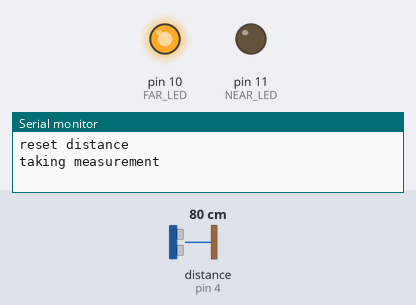
The sketch below on a simulated Arduino Uno, built with avr-gcc and run on an emulated ATmega328P. On the bench: output pins drawn as LEDs (lit = HIGH), the last lines printed to the serial monitor. Wiring (inferred from the names in the program): ultrasonic range finder: trigger pin 2; echo pin 4. The inputs (shaded band) are chosen by the test bench; at power-on: distance to the obstacle (sensor on pin 4) 80 cm. The echo pulse lasts 58.3 µs per cm; pins used as bus, display or sensor lines are not drawn.

Above: at 4.8 s.
4.9 s: distance to the obstacle (sensor on pin 4) set to 23 cm
6.4 s: distance to the obstacle (sensor on pin 4) set to 19 cm
At 7.4 s:
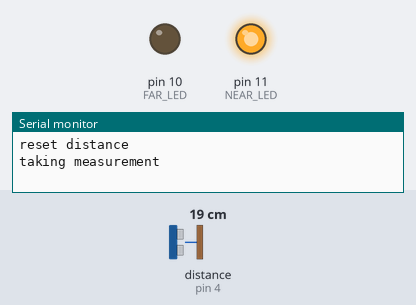
8.0 s: distance to the obstacle (sensor on pin 4) set to 35 cm
At 9.2 s:
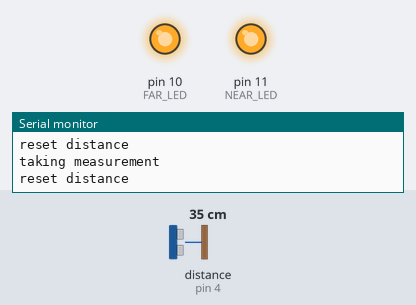
11.2 s: distance to the obstacle (sensor on pin 4) set to 2 cm
At 13.5 s:
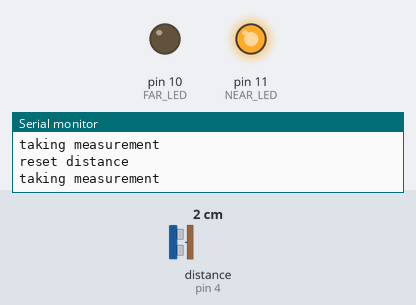
Timing chart, 0 to 15.0 s (numbered marks = the images above; inputs shaded):
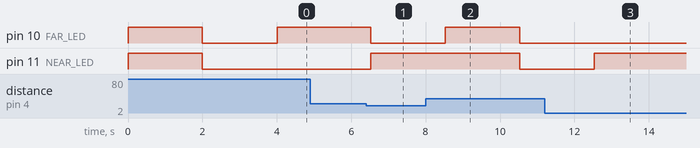

Measured:
- the behaviour switches between 21 and 20 cm on distance to the obstacle (sensor on pin 4) (found by bisection; images 0 and 1)
- after the input at 4.9 s, every drawn part: stays the same
- after the input at 6.4 s, pin 10 (FAR_LED): HIGH → LOW after 0.12 s; pin 11 (NEAR_LED): LOW → HIGH after 0.12 s
- after the input at 8.0 s, pin 10 (FAR_LED): LOW → HIGH after 0.53 s, → LOW 2.0 s later; pin 11 (NEAR_LED): HIGH → LOW after 2.5 s
- after the input at 11.2 s, pin 10 (FAR_LED): stays LOW (without the input it goes to HIGH after 1.3 s); pin 11 (NEAR_LED): LOW → HIGH after 1.3 s

The sketch:

ultrasound.ino
```cpp
/*

ultrasound.ino
Brian Gravelle

example for ultrasonic distance sensor HC-SR04
Datasheet: http://www.micropik.com/PDF/HCSR04.pdf

heavily based on:
http://www.instructables.com/id/Simple-Arduino-and-HC-SR04-Example/?ALLSTEPS

*/

#include "hcsr04.h"

#define TRIG_PIN 2
#define ECHO_PIN 4

#define FAR_LED  10
#define NEAR_LED 11

hcsr04 usds(TRIG_PIN, ECHO_PIN);

void setup() {
  Serial.begin (9600);
  pinMode(FAR_LED, OUTPUT);
  pinMode(NEAR_LED, OUTPUT);
}


void loop() {
  long distance;
  long threshold = 8;

  Serial.println("reset distance");
  digitalWrite(FAR_LED, HIGH);
  digitalWrite(NEAR_LED, HIGH);
  delay(2000);
  digitalWrite(FAR_LED, LOW);
  digitalWrite(NEAR_LED, LOW);
  delay(2000);

  Serial.println("taking measurement");
  distance = usds.get_inches();
  if(distance > threshold) {
    digitalWrite(FAR_LED, HIGH);
    digitalWrite(NEAR_LED, LOW);
    usds.wait_above_threshold(threshold, true);
    digitalWrite(FAR_LED, LOW);
    digitalWrite(NEAR_LED, HIGH);
    usds.wait_below_threshold(threshold, true);
  } else {
    digitalWrite(FAR_LED, LOW);
    digitalWrite(NEAR_LED, HIGH);
    usds.wait_below_threshold(threshold, true);
    digitalWrite(FAR_LED, HIGH);
    digitalWrite(NEAR_LED, LOW);
    usds.wait_above_threshold(threshold, true);
  }

  delay(500);
}


/*************************** Original Example *************************************/

// /*

// From:
// http://www.instructables.com/id/Simple-Arduino-and-HC-SR04-Example/?ALLSTEPS

// */

// /*
// HC-SR04 Ping distance sensor]
// VCC to arduino 5v GND to arduino GND
// Echo to Arduino pin 13 Trig to Arduino pin 12
// Red POS to Arduino pin 11
// Green POS to Arduino pin 10
// 560 ohm resistor to both LED NEG and GRD power rail
// More info at: http://goo.gl/kJ8Gl
// Original code improvements to the Ping sketch sourced from Trollmaker.com
// Some code and wiring inspired by http://en.wikiversity.org/wiki/User:Dstaub/robotcar
// */

// #define trigPin 3
// #define echoPin 4
// #define led 11
// #define led2 10

// void setup() {
//   Serial.begin (9600);
//   pinMode(trigPin, OUTPUT);
//   pinMode(echoPin, INPUT);
//   pinMode(led, OUTPUT);
//   pinMode(led2, OUTPUT);
// }

// void loop() {
//   long duration, distance;
//   digitalWrite(led,HIGH);
//   digitalWrite(led2,HIGH);
//   digitalWrite(trigPin, LOW);  // Added this line
//   delayMicroseconds(2); // Added this line
//   digitalWrite(trigPin, HIGH);
//   delayMicroseconds(1000); // Removed this line
//   // delayMicroseconds(10); // Added this line
//   digitalWrite(trigPin, LOW);
//   duration = pulseIn(echoPin, HIGH);
//   distance = (duration/2) / 29.1;
//   if (distance < 4) {  // This is where the LED On/Off happens
//     digitalWrite(led,HIGH); // When the Red condition is met, the Green LED should turn off
//   digitalWrite(led2,LOW);
// }
//   else {
//     digitalWrite(led,LOW);
//     digitalWrite(led2,HIGH);
//   }
//   if (distance >= 200 || distance <= 0){
//     Serial.print("Out of range; distance = ");
//     Serial.println(distance);
//   }
//   else {
//     Serial.print(distance);
//     Serial.println(" cm");
//   }
//   delay(500);
// }
```

hcsr04.cpp
```cpp
/*

hcsr04.cpp
Brian Gravelle
gravelle@cs.uoregon.edu

July 2016

library for ultrasonic distance sensor HC-SR04
Datasheet: http://www.micropik.com/PDF/HCSR04.pdf

heavily based on:
http://www.instructables.com/id/Simple-Arduino-and-HC-SR04-Example/?ALLSTEPS


*/


#include "hcsr04.h"

hcsr04::hcsr04(int new_trig_pin, int new_echo_pin){
  trig_pin = new_trig_pin;
  echo_pin = new_echo_pin;
  pinMode(trig_pin, OUTPUT);
  pinMode(echo_pin, INPUT);
  cm_div  = CM_DIV;
  in_div  = IN_DIV;
  pulse_T = PULSE_T;
}

long hcsr04::take_measurement(){
  digitalWrite(trig_pin, LOW);
  delayMicroseconds(2);
  digitalWrite(trig_pin, HIGH);
  delayMicroseconds(10);
  digitalWrite(trig_pin, LOW);
  pulse_width = pulseIn(echo_pin, HIGH);

  return pulse_width;
}

void hcsr04::get_measurement(long &out_measurement){
  out_measurement = pulse_width;
}

long hcsr04::get_measurement(){
  return pulse_width;
}

long hcsr04::get_inches(){
  long distance;
  take_measurement();
  distance = pulse_width / in_div;
  return distance;
}

long hcsr04::get_cmeters(){
  long distance;
  take_measurement();
  distance = pulse_width / cm_div;
  return distance;
}

bool hcsr04::wait_above_threshold(long threshold, bool is_inches){
  long thresh;
  if(is_inches)
    thresh = threshold * in_div;
  else
    thresh = threshold * cm_div;

  while(take_measurement() > thresh)
    delay(pulse_T);

  return true;
}

bool hcsr04::wait_below_threshold(long threshold, bool is_inches){
  long thresh;
  if(is_inches)
    thresh = threshold * in_div;
  else
    thresh = threshold * cm_div;

  while(take_measurement() < thresh)
    delay(pulse_T);

  return true;
}

void hcsr04::set_pins(int new_trig_pin, int new_echo_pin){
  trig_pin = new_trig_pin;
  echo_pin = new_echo_pin;
  pinMode(trig_pin, OUTPUT);
  pinMode(echo_pin, INPUT);
}

void hcsr04::set_cm_div(long new_cm_div){
  cm_div = new_cm_div;
}

void hcsr04::set_in_div(long new_in_div){
  in_div = new_in_div;
}

void hcsr04::set_pulse_T(int new_pulse_T){
  pulse_T = new_pulse_T;
}

void hcsr04::get_cm_div(long &out_cm_div){
  out_cm_div = cm_div;
}

void hcsr04::get_in_div(long &out_in_div){
  out_in_div = in_div;
}

long hcsr04::get_cm_div(){
  return cm_div;
}

long hcsr04::get_in_div(){
  return in_div;
}

void hcsr04::get_pulse_T(int &out_pulse_T){
  out_pulse_T = pulse_T;
}

int hcsr04::get_pulse_T(){
  return pulse_T;
}
```

hcsr04.h
```cpp
/*

hcsr04.h
Brian Gravelle
gravelle@cs.uoregon.edu

July 2016

library for ultrasonic distance sensor HC-SR04
Datasheet: http://www.micropik.com/PDF/HCSR04.pdf

heavily based on:
http://www.instructables.com/id/Simple-Arduino-and-HC-SR04-Example/?ALLSTEPS

*/

#ifndef HCSR04_H
#define HCSR04_H

#include "Arduino.h"

//defaults
#define CM_DIV   58
#define IN_DIV   148
#define PULSE_T  500  // in milli sec

class hcsr04
{
public:
  hcsr04(int new_trig_pin, int new_echo_pin);
  //~hcsr04();

  long take_measurement();
  void get_measurement(long &out_measurement);
  long get_measurement();
  long get_inches();
  long get_cmeters();
  bool wait_above_threshold(long threshold, bool is_inches);
  bool wait_below_threshold(long threshold, bool is_inches);

  void set_pins(int new_trig_pin, int new_echo_pin);
  void set_cm_div(long new_cm_div);
  void set_in_div(long new_in_div);
  void set_pulse_T(int new_pulse_T);
  void get_cm_div(long &out_cm_div);
  long get_cm_div();
  void get_in_div(long &out_in_div);
  long get_in_div();
  void get_pulse_T(int &out_pulse_T);
  int  get_pulse_T();

private:
  int  trig_pin, echo_pin; // pins
  long cm_div, in_div;     // divisors to get real units
  int  pulse_T;            // period for measurements
  //double max_dist;           // maximum distance

  long pulse_width; // result of measurement
};


#endif
```
